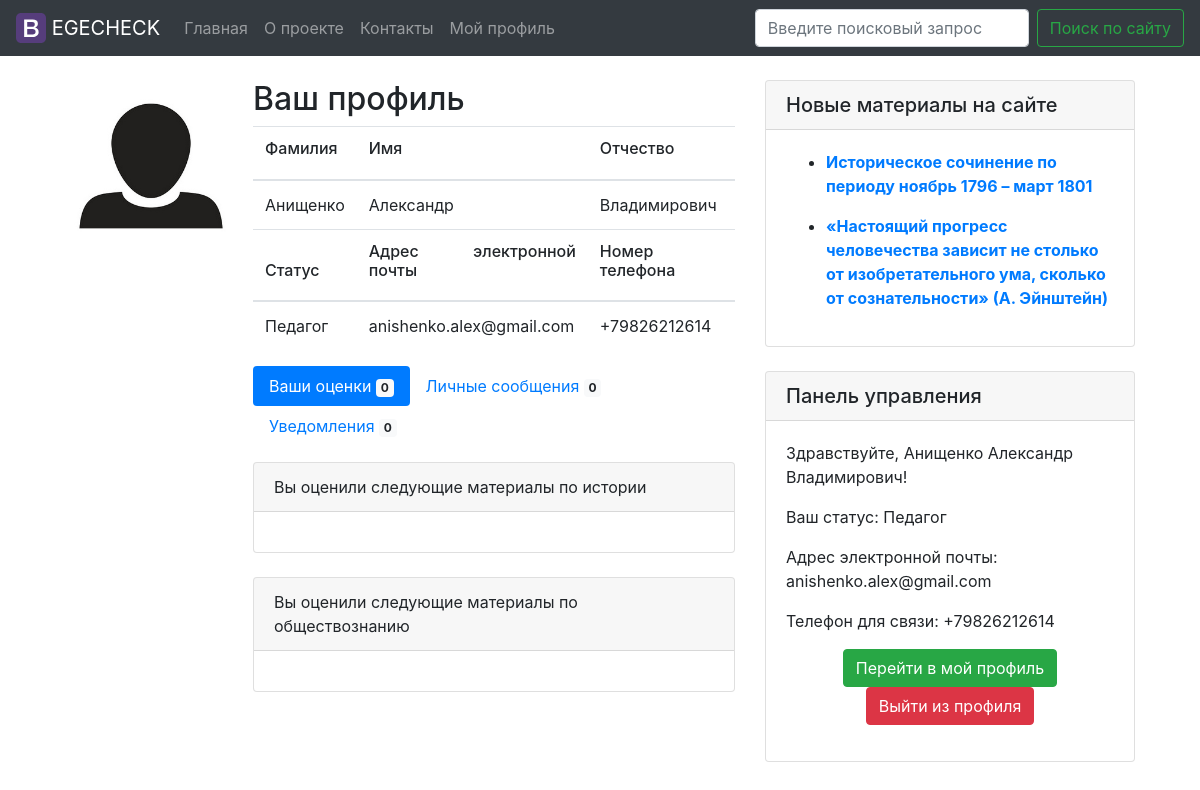
Before: /profile/aleksandranischenko0 (signed in) with the older database file.
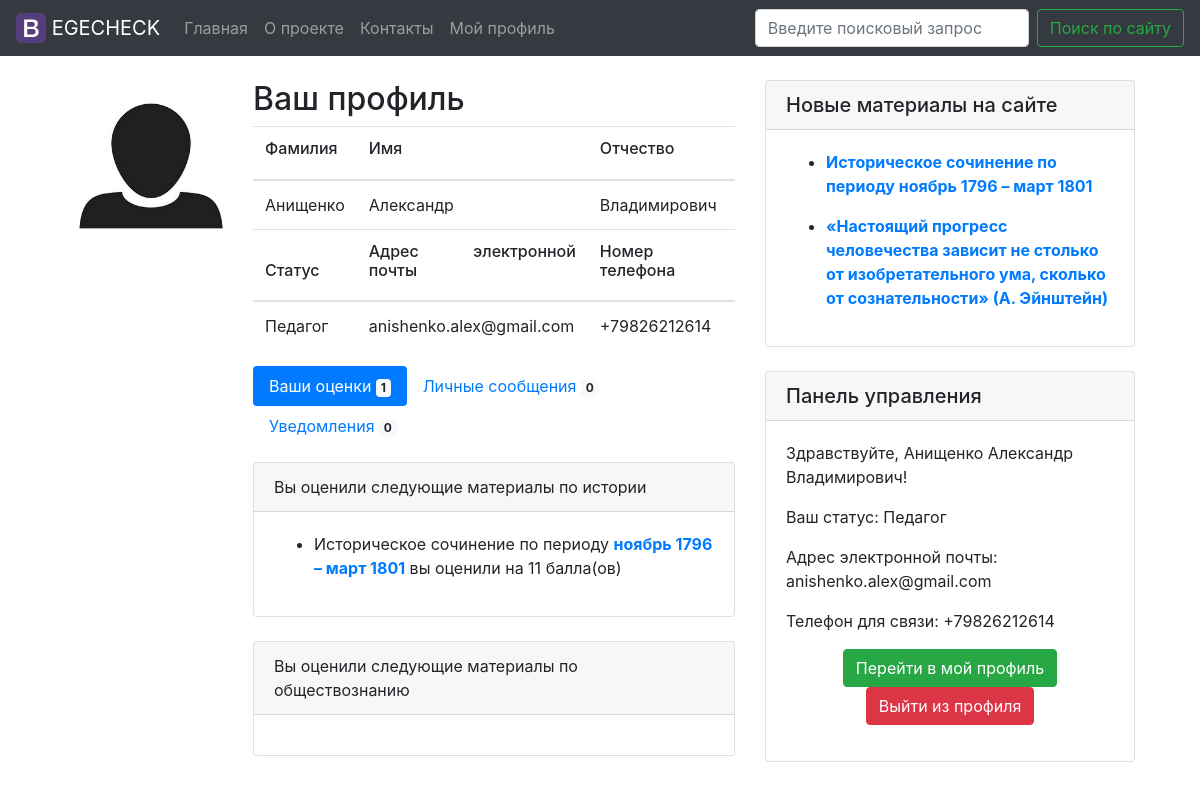
After: the same page with the newer database file.
### models.py (models this page shows)
class Posts(Model):
    class Meta:
        database = db
        table_name = "posts"
    title = CharField()
    category = CharField()
    content = TextField()
    author = ForeignKeyField(Users, backref='posts_author')
    create_date = DateTimeField()
    is_published = BooleanField(default=True)

class CommentsH(Model):
    class Meta:
        database = db
        table_name = "comments_h"
    k1h_grade = IntegerField()
    k1h = CharField()
    k2h_grade = IntegerField()
    k2h = CharField()
    k3h_grade = IntegerField()
    k3h = CharField()
    k4h_grade = IntegerField()
    k4h = CharField()
    k5h_grade = IntegerField()
    k5h = CharField()
    k6h_grade = IntegerField()
    k6h = CharField()
    k7h_grade = IntegerField()
    k7h = CharField()
    total = IntegerField()
    date = DateTimeField()
    author = ForeignKeyField(Users, backref='history_comments')
    category = CharField(default='История')
    post_id = ForeignKeyField(Posts, backref='post_id_h')

### routes.py (the view, shortened to what this page needs)
@app.route('/profile/<nickname>', methods=['GET', 'POST'])
@login_required
def profile(nickname):
    user_surname = ''
    user_id = 0
    student_post_count = 0
    all_count = 0
    user_middle_name = ''
    user_name = ''
    user_nickname = ''
    user_status = ''
    user_email = ''
    user_phone = ''
    student_post_list = ''
    expert_comments_h = ''
    expert_comments_s = ''
    g.user = current_user.get_id()
    all_users = Users.select().where(Users.nickname == nickname)
    form = MessageForm()
    for p_user in all_users:
        user_id = p_user.id
        user_name = p_user.name
        user_surname = p_user.surname
        user_middle_name = p_user.middle_name
        user_nickname = p_user.nickname
        user_status = p_user.status
        user_email = p_user.email
        user_phone = p_user.phone_number
    notification_list = Notification.select().join(Users, on=Notification.recipient).where(
        Notification.recipient == g.user).order_by(Notification.date.desc())
    notification_count = Notification.select().join(Users, on=Notification.recipient).where(
        Notification.recipient == g.user).count()
    message_list = Messages.select().join(Users, on=Messages.recipient).where(
        Messages.recipient == g.user).order_by(Messages.date.desc())
    message_count = Messages.select().join(Users, on=Messages.recipient).where(
        Messages.recipient == g.user).count()
    for student in all_users:
        if student.status == 'Учащийся':
            student_post_list = Posts.select().join(Users).where(Users.nickname == nickname)
            student_post_count = Posts.select().join(Users).where(Users.nickname == nickname).count()
    for expert in all_users:
        if expert.status == 'Педагог' or expert.status == 'Эксперт' or expert.status == 'Репетитор':
            expert_comments_h = CommentsH.select().join(Posts).where(CommentsH.post_id == Posts.id)
            expert_comments_s = CommentsS.select().join(Posts).where(CommentsS.post_id == Posts.id)
            expert_comments_h_count = CommentsH.select().join(Posts).where(CommentsH.post_id == Posts.id).count()
            expert_comments_s_count = CommentsS.select().join(Posts).where(CommentsS.post_id == Posts.id).count()
            all_count = expert_comments_h_count + expert_comments_s_count
    if request.method == "POST" and form.validate_on_submit():
        theme = form.theme.data
        message = form.message.data
        Messages.create(theme=theme, message=message, sender=g.user, recipient=user_id,
                        date=datetime.today())
        return redirect(request.url)
    if user_id == g.user:
        return render_template('my_profile.html', user_surname=user_surname,
                               user_middle_name=user_middle_name, user_name=user_name, user_nickname=user_nickname,
                               user_status=user_status, user_email=user_email, user_phone=user_phone,
                               notification_list=notification_list, student_post_list=student_post_list,
                               expert_comments_h=expert_comments_h, expert_comments_s=expert_comments_s,
                               message_list=message_list, message_count=message_count,
                               notification_count=notification_count, student_post_count=student_post_count,
                               all_count=all_count)

### forms.py
class MessageForm(FlaskForm):
    theme = StringField('Тема сообщения', validators=[Required()])
    message = TextAreaField('Текст сообщения')
    submit = SubmitField('Отправить сообщение')

### app.py (called while the page is built)
@login_manager.user_loader
def load_user(user_id):
    return Users.get(Users.id == user_id)

@app.context_processor
def sidebar():
    last_posts = Posts.select().order_by(Posts.create_date.desc()).limit(5)
    return dict(last_posts=last_posts)

@app.context_processor
def need_info():
    u_status = ''
    u_id = 0
    u_name = ''
    u_surname = ''
    u_middle_name = ''
    u_nickname = ''
    g.user = current_user.get_id()
    user_info = Users.select().where(Users.id == g.user)
    for now_user in user_info:
        u_status = now_user.status
        u_id = now_user.id
    all_users = Users.select()
    for i in all_users:
        u_name = i.name
        u_surname = i.surname
        u_middle_name = i.middle_name
        u_nickname = i.nickname
    return dict(u_status=u_status, u_id=u_id, all_users=all_users, u_name=u_name, u_surname=u_surname,
                u_middle_name=u_middle_name, u_nickname=u_nickname)

### templates/my_profile.html (shortened to what this page needs)
{% extends "base.html" %}
{% block content %}
<div class="container-fluid">
  <div class="row align-items-start justify-content-center">
  <div class="col-7">
<div class="media">
  <img class="align-self-start mr-3" src="{{ url_for('static', filename='user_icon.jpg') }}" width="172" height="172" alt="Generic placeholder image">
  <div class="media-body">
    <h2 class="mt-0">Ваш профиль</h2>
    <table class="table table-borderless text-justify">
        <thead>
    <tr>
      <th scope="col"><h6>Фамилия</h6></th>
      <th scope="col"><h6>Имя</h6></th>
      <th scope="col"><h6>Отчество</h6></th>
    </tr>
    <tr>
      <td>{{user_surname}}</td>
      <td>{{user_name}}</td>
      <td>{{user_middle_name}}</td>
    </tr>
    <tr>
      <th scope="col"><h6>Статус</h6></th>
      <th scope="col"><h6>Адрес электронной почты</h6></th>
      <th scope="col"><h6>Номер телефона</h6></th>
    </tr>
  </thead>
  <tbody>
    <tr>
      <td>{{user_status}}</td>
      <td>{{user_email}}</td>
      <td>{{user_phone}}</td>
    </tr>
  </tbody>
</table>
    <ul class="nav nav-pills mb-3" id="pills-tab" role="tablist">
  <li class="nav-item">
    {% if u_status == "Педагог" or u_status == "Эксперт" or u_status == "Репетитор" %}
    <a class="nav-link active" id="pills-home-tab" data-toggle="pill" href="#pills-home" role="tab" aria-controls="pills-home" aria-selected="true">Ваши оценки <span class="badge badge-light">{{all_count}}</span></a>
    {% else %}
    <a class="nav-link active" id="pills-home-tab" data-toggle="pill" href="#pills-home" role="tab" aria-controls="pills-home" aria-selected="true">Ваши материалы <span class="badge badge-light">{{student_post_count}}</span></a>
    {% endif %}
  </li>
  <li class="nav-item">
  <a class="nav-link" id="pills-profile-tab" data-toggle="pill" href="#pills-profile" role="tab" aria-controls="pills-profile" aria-selected="false">Личные сообщения <span class="badge badge-light">{{message_count}}</span></a>
  </li>
  <li class="nav-item">
    <a class="nav-link" id="pills-contact-tab" data-toggle="pill" href="#pills-contact" role="tab" aria-controls="pills-contact" aria-selected="false">Уведомления <span class="badge badge-light">{{notification_count}}</span></a>
  </li>
</ul>
<div class="tab-content" id="pills-tabContent">
  <div class="tab-pane fade show active" id="pills-home" role="tabpanel" aria-labelledby="pills-home-tab">
    {% if u_status == "Учащийся" %}
    <div class="card">
      <div class="card-header">Вы опубликовали следующие материалы по истории и обществознанию</div>
      <div class="card-body">
      {% for student_post in student_post_list %}
        <ul>
      {% if student_post.category == 'История' %}
    <li>Историческое сочинение по периоду <a class="alert-link" href="{{ url_for('post', id=student_post.id)}}">{{ student_post.title}}</a></li>
    {% else %}
    <li>Эссе на тему <a class="alert-link" href="{{ url_for('post', id=student_post.id)}}">{{ student_post.title}}</a></li>
    {% endif %}
  </ul>
  {% endfor %}
  </div>
</div>
{% else %}
<div class="card">
      <div class="card-header">Вы оценили следующие материалы по истории</div>
      <div class="card-body">
      {% for expert_comments in expert_comments_h %}
    <ul>
    <li>Историческое сочинение по периоду <a class="alert-link" href="{{ url_for('post', id=expert_comments.post_id.id)}}">{{ expert_comments.post_id.title}}</a> вы оценили на {{expert_comments.total}} балла(ов)</li>
  </ul>
  {% endfor %}
  </div>
  </div>
  <br/>
  <div class="card">
   <div class="card-header">Вы оценили следующие материалы по обществознанию</div>
   <div class="card-body">
  </div>
</div>
{% endif %}
  </div>
</div>
  </div>
</div>
  </div>
{% endblock %}

### templates/base.html (shortened to what this page needs)
<!DOCTYPE html>
<html lang="ru">
<head>
  <link rel="stylesheet" href="https://maxcdn.bootstrapcdn.com/bootstrap/4.0.0/css/bootstrap.min.css">
  <link href="https://maxcdn.bootstrapcdn.com/font-awesome/4.3.0/css/font-awesome.min.css" rel="stylesheet">
</head>
<body>
<nav class="navbar sticky-top navbar-expand-lg navbar-dark bg-dark">
  <a class="navbar-brand" href="{{url_for('index')}}">
    <img src="{{ url_for('static', filename='bootstrap-solid.svg') }}" width="30" height="30" class="d-inline-block align-top" alt="">
    EGECHECK
  </a>
  <div class="collapse navbar-collapse" id="navbarSupportedContent">
    <ul class="navbar-nav mr-auto">
      {% if current_user.is_authenticated %}
      <li class="nav-item">
        <a class="nav-link" href="{{url_for('index')}}">Главная</a>
      </li>
      <li class="nav-item">
        <a class="nav-link" href="{{url_for('about')}}">О проекте</a>
      </li>
      <li class="nav-item">
        <a class="nav-link" href="{{url_for('contacts')}}">Контакты</a>
      </li>
      <li class="nav-item">
        <a class="nav-link" href="{{url_for('profile', nickname=current_user.nickname)}}">Мой профиль</a>
      </li>
      {% endif %}
    </ul>
    <form class="form-inline my-2 my-lg-0">
      <input class="form-control mr-sm-2" type="search" placeholder="Введите поисковый запрос" aria-label="Search">
      <button class="btn btn-outline-success my-2 my-sm-0" type="submit">Поиск по сайту</button>
    </form>
  </div>
</nav>
<br/>
  {% block content %} {% endblock %}
  <div class="col-4">
    <div class="card">
  <h5 class="card-header">Новые материалы на сайте</h5>
  <div class="card-body">
    {% for posts in last_posts %}
    <ul>
    {% if posts.category == 'История' %}
    <li><a class="alert-link" href="{{ url_for('post', id=posts.id)}}"><p>Историческое сочинение по периоду {{ posts. title }}</p></a></li>
    {% else %}
    <li><a class="alert-link" href="{{ url_for('post', id=posts.id)}}"><p>{{ posts.title }}</p></a></li>
    {% endif %}
  </ul>
    {% endfor %}
  </div>
</div>
<div class="card">
  <h5 class="card-header">Панель управления</h5>
  {% if current_user.is_authenticated %}
  <div class="card-body">
<p>Здравствуйте, {{ current_user.surname }} {{ current_user.name }} {{ current_user.middle_name }}!</p>
<p>Ваш статус: {{ current_user.status }}</p>
<p>Адрес электронной почты: {{ current_user.email }}</p>
<p>Телефон для связи: {{ current_user.phone_number }}</p>
{% if u_status == 'Учащийся' %}
<p class="text-center"><a class="btn btn-info" href="{{url_for('add')}}">Добавить материал</a>
<a class="btn btn-success" href="{{url_for('profile', nickname=current_user.nickname)}}">Перейти в профиль</a></p>
<p class="text-center"><a class="btn btn-danger" href="{{ url_for('logout') }}">Выйти из профиля</a></p>
{% else %}
<p class="text-center"><a class="btn btn-success" href="{{url_for('profile', nickname=current_user.nickname)}}">Перейти в  мой профиль</a> <a class="btn btn-danger" href="{{ url_for('logout') }}">Выйти из профиля</a></p>
{% endif %}
  </div>
  {% endif %}
</div>
  </div>
</div>
</div>
</body>
</html>

Changed rows visible on the page:
added CommentsH: post_id "ноябрь 1796 – март 1801", total "11"
Other visible differences:
{{ all_count }}: "0" → "1"
